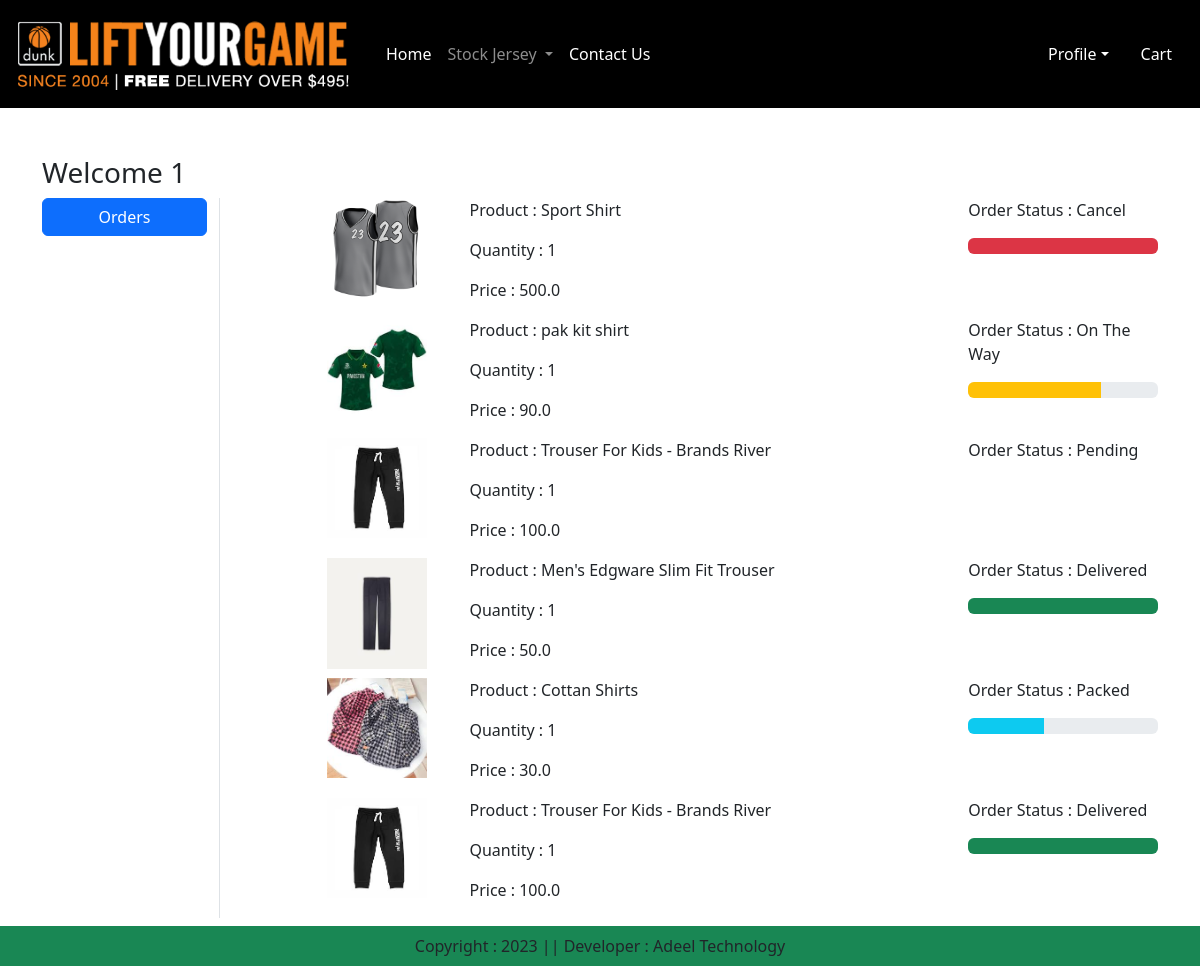
The page /orders/ (signed in) on the database as committed earlier.
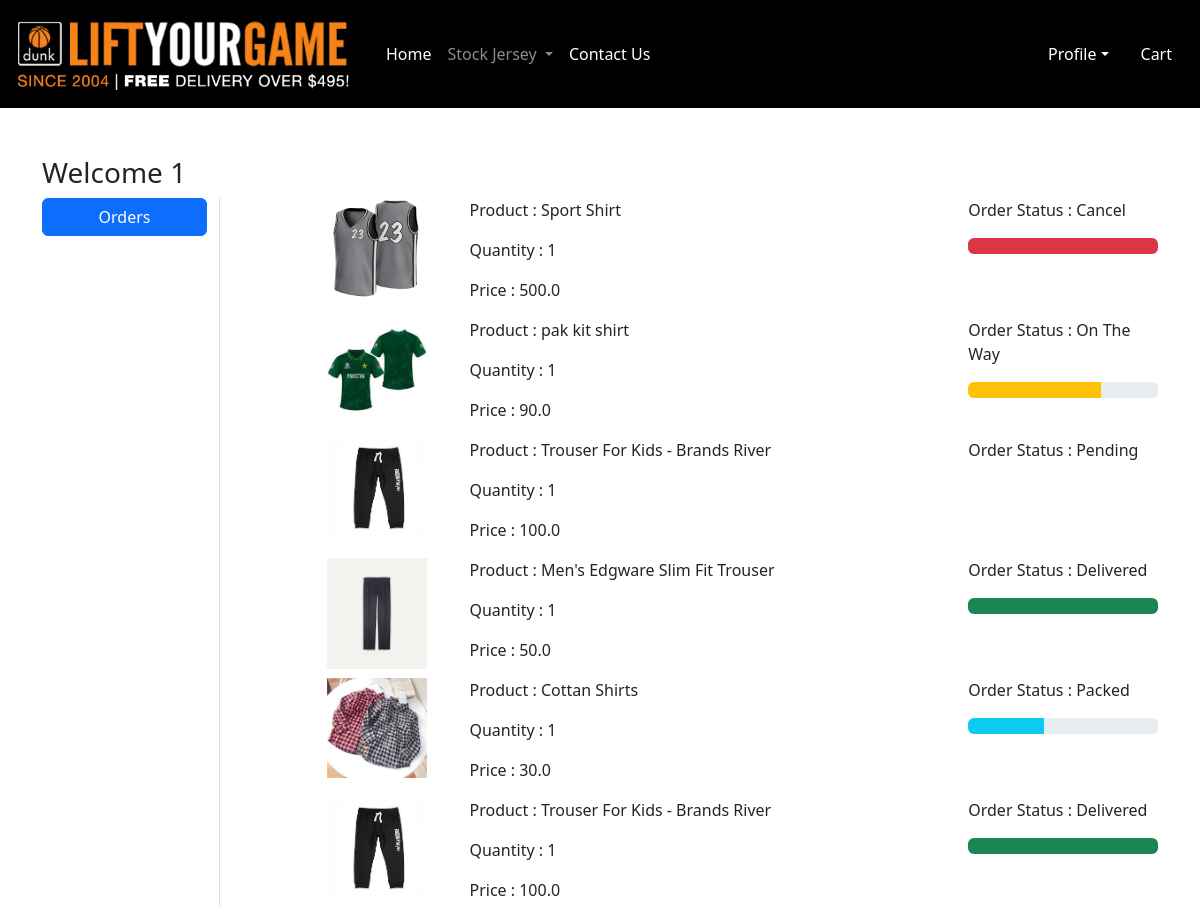
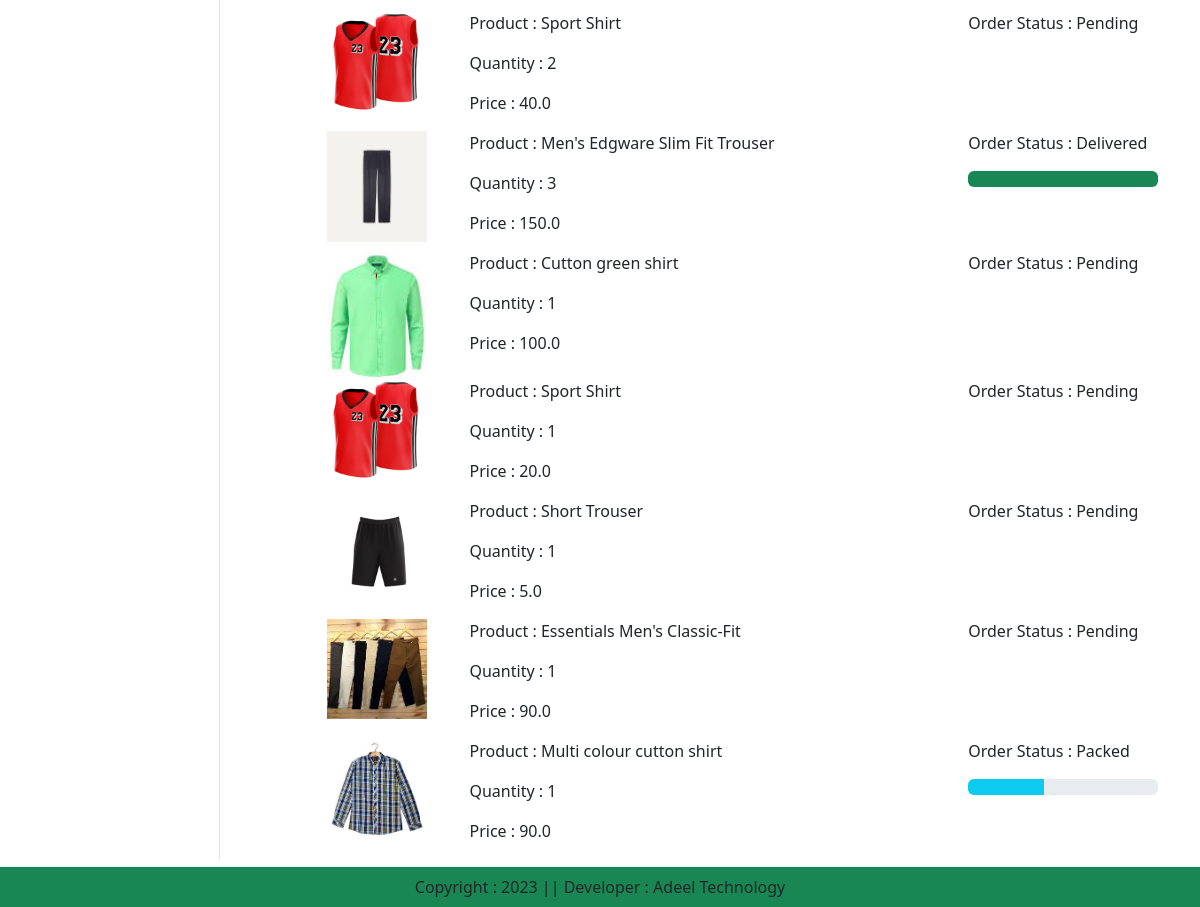
The same page on the database as committed later (2 pictures, top to bottom).
### app/models.py (models this page shows)
class OrderPlaced(models.Model):
    user = models.ForeignKey(User,on_delete=models.CASCADE)
    customer = models.ForeignKey(Customer, on_delete=models.CASCADE)
    product = models.ForeignKey(Product, on_delete=models.CASCADE)
    quantity = models.PositiveIntegerField(default=1)
    ordered_date = models.DateTimeField(auto_now_add=True)
    status = models.CharField(max_length=50,choices=STATUS_CHOICES,default='Pending')
    payment = models.ForeignKey(Payment,on_delete=models.CASCADE,default='')
    @property
    def total_cost(self):
        return self.quantity * self.product.discounted_price

class Product(models.Model):
    title = models.CharField(max_length=100)
    selling_price = models.FloatField()
    discounted_price = models.FloatField()
    description = models.TextField()
    composition = models.TextField(default="")
    prodapp = models.TextField(default="")
    category = models.CharField(choices=Category_choices,max_length=2)
    product_image = models.ImageField(upload_to='product')

### app/views.py (the view)
# urls.py: path('orders/',views.orders,name='orders'),
@login_required
def orders(request):
    order_placed=OrderPlaced.objects.filter(user_id = request.user.id)
    return render(request,'app/orders.html',locals())

### app/templates/app/orders.html (shortened to what this page needs)
{% extends 'app/base.html' %}
{% load static %}
{% block main-content %}
<div class="container my-5">
    <div class="row">
    <h3>Welcome <span class="text-capitilize">{{request.user.id}}</span></h3>
     <div class="col-sm-2 border-end">
        <ul class="list-unstyled">
            <li class="d-grid"><a href="{% url 'orders' %}" class="btn btn-primary">Orders</a></li>
        </ul>
    </div>
     <div class="col-sm-9 offset-sm-1">
        {% for op in order_placed %}
        <div class="row">
            <div class="col-sm-2">
                <img src="{{op.product.product_image.url}}" class="img-fluid" height="100" width="100"/>
            </div>
            <div class="col-sm-7">
                <p>Product : {{op.product.title}}</p>
                <p>Quantity : {{op.quantity}}</p>
                <p>Price : {{op.total_cost}}
            </div>
            <div class="col-sm-3">
                <p>Order Status : {{op.status}}</p>
                {% if op.status == 'Packed' %}
                <div class="progress">
                    <div class="progress-bar bg-info" role="progressbar" style="width: 40%" aria-valuenow="40" aria-valuemin="0"
                    aria-valuemax="100"></div>
                </div>
                {% endif %}
                {% if op.status == 'On The Way' %}
                <div class="progress">
                    <div class="progress-bar bg-warning" role="progressbar" style="width: 70%" aria-valuenow="70" aria-valuemin="0"
                    aria-valuemax="100"></div>
                </div>
                {% endif %}
                {% if op.status == 'Delivered' %}
                <div class="progress">
                    <div class="progress-bar bg-success" role="progressbar" style="width: 100%" aria-valuenow="100" aria-valuemin="0"
                    aria-valuemax="100"></div>
                </div>
                {% endif %}
                {% if op.status == 'Cancel' %}
                <div class="progress">
                    <div class="progress-bar bg-danger" role="progressbar" style="width: 100%" aria-valuenow="100" aria-valuemin="0"
                    aria-valuemax="100"></div>
                </div>
                {% endif %}
            </div>
        </div>
        {% endfor %}
    </div>
 </div>
</div>
{% endblock main-content %}

### app/templates/app/base.html (shortened to what this page needs)
<!DOCTYPE html>
{% load static %}
<html lang="en">
<head>
    <link href="https://cdn.jsdelivr.net/npm/bootstrap@5.3.1/dist/css/bootstrap.min.css" rel="stylesheet">
    <link rel="stylesheet" href="{%static 'app/css/owl.carousel.min.css'%}" />
    <link rel="stylesheet" href="{%static 'app/css/all.min.css'%}" />
    <link rel="stylesheet" href="{%static 'app/css/style.css'%}" />
</head>
<body>
     <nav class="navbar navbar-expand-lg navbar-dark bg-black">
        <div class="container-fluid">
          <a class="navbar-brand" href="#">
            <img src="{% static "app/images/logo.png"%}" width="350" />
          </a>
          <div class="collapse navbar-collapse" id="navbarSupportedContent">
            <ul class="navbar-nav me-auto mb-2 mb-lg-0">
              {% if request.user.is_authenticated %}
              <li class="nav-item">
                <a class="nav-link active" aria-current="page" href="/">Home</a>
              </li>
              <li class="nav-item dropdown">
                <a class="nav-link dropdown-toggle" href="#" role="button" data-bs-toggle="dropdown" aria-expanded="false">
                  Stock Jersey
                </a>
              </li>
            <li class="nav-item">
              <a class="nav-link text-white" href="{% url 'contact' %}">Contact Us</a>
            </li>
            </ul>
          </div>
            <ul class="navbar-nav me-auto mb-2 mb-lg-0">
              <li class="nav-item dropdown mx-2">
                <a class="nav-link dropdown-toggle text-white" href="#"
                id="profileDropdown" role="button" data-bs-toggle="dropdown"
                aria-expanded="false">Profile</a>
          </li>
          <li class="nav-item mx-2">
              <a href="{% url 'showcart' %}" class="nav-link text-white">Cart</a>
          </li>
          {% endif %}
        </ul>
       </div>
    </nav>
        {% block main-content %}{% endblock main-content %}
        <footer class="container-fluid fixed-bottom bg-success text-center p-2 mt-5">
          Copyright  :  2023 || Developer : Adeel Technology
        </footer>
</body>
</html>

Rows that differ between the two databases and show on the page:
added OrderPlaced: product.product_image (picture), product "Sport Shirt", quantity "2", total_cost "40.0", status "Pending"
added OrderPlaced: product.product_image (picture), product "Men's Edgware Slim Fit Trouser", quantity "3", total_cost "150.0", status "Delivered"
added OrderPlaced: product.product_image (picture), product "Cutton green shirt", quantity "1", total_cost "100.0", status "Pending"
added OrderPlaced: product.product_image (picture), product "Sport Shirt", quantity "1", total_cost "20.0", status "Pending"
added OrderPlaced: product.product_image (picture), product "Short Trouser", quantity "1", total_cost "5.0", status "Pending"
added OrderPlaced: product.product_image (picture), product "Essentials Men's Classic-Fit", quantity "1", total_cost "90.0", status "Pending"
added OrderPlaced: product.product_image (picture), product "Multi colour cutton shirt", quantity "1", total_cost "90.0", status "Packed"
